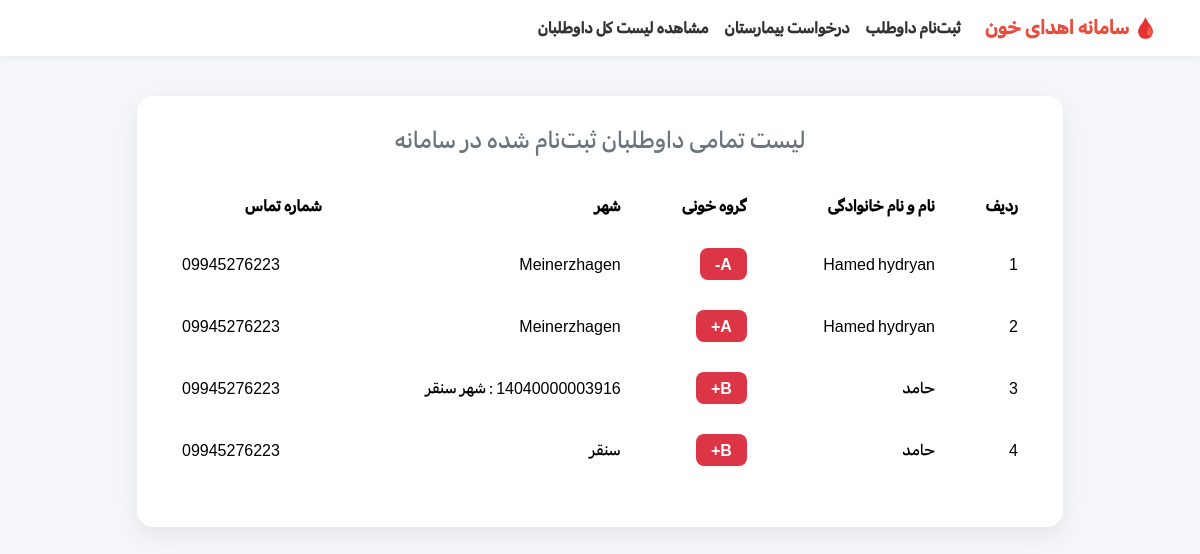
/all_donors, run on an earlier commit of the app's database.
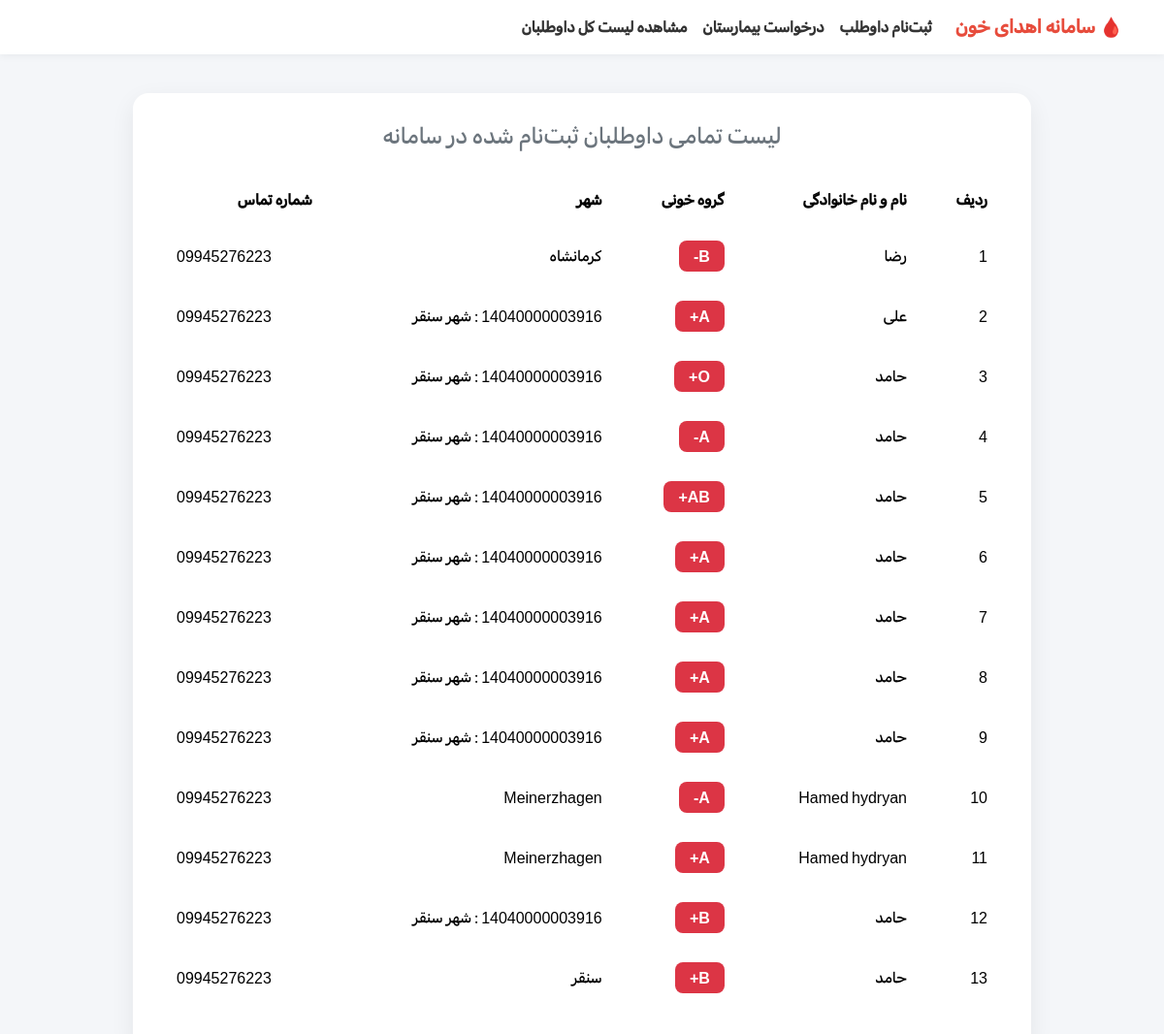
And on a later commit of the database.
### tables this page shows
CREATE TABLE donors (
            id INTEGER PRIMARY KEY AUTOINCREMENT,
            name TEXT NOT NULL,
            blood_type TEXT NOT NULL,
            city TEXT NOT NULL,
            phone TEXT NOT NULL
        );

### app.py (the view)
@app.route('/all_donors')
def all_donors():
    conn = get_db_connection()
    donors = conn.execute("SELECT * FROM donors ORDER BY id DESC").fetchall()
    conn.close()
    return render_template('all_donors.html', donors=donors)

### app.py (called while the page is built)
def get_db_connection():
    conn = sqlite3.connect('database.db')
    conn.row_factory = sqlite3.Row
    return conn

### templates/all_donors.html (shortened to what this page needs)
<!DOCTYPE html>
<html lang="fa" dir="rtl">
<head>
    <link href="https://cdn.jsdelivr.net/npm/bootstrap@5.3.3/dist/css/bootstrap.rtl.min.css" rel="stylesheet">
</head>
<body>
    <nav class="navbar navbar-expand-lg">
        <div class="container">
            <a class="navbar-brand" href="/">🩸 سامانه اهدای خون</a>
            <ul class="navbar-nav me-auto">
                <li class="nav-item"><a class="nav-link" href="/">ثبت‌نام داوطلب</a></li>
                <li class="nav-item"><a class="nav-link" href="/request">درخواست بیمارستان</a></li>
                <li class="nav-item"><a class="nav-link" href="/all_donors">مشاهده لیست کل داوطلبان</a></li>
            </ul>
        </div>
    </nav>
    <div class="container">
        <div class="row justify-content-center">
            <div class="col-md-10">
                <div class="table-container">
                    <h4 class="text-center mb-4 text-secondary">لیست تمامی داوطلبان ثبت‌نام شده در سامانه</h4>
                    <table class="table table-borderless">
                        <thead>
                            <tr>
                                <th>ردیف</th>
                                <th>نام و نام خانوادگی</th>
                                <th>گروه خونی</th>
                                <th>شهر</th>
                                <th>شماره تماس</th>
                            </tr>
                        </thead>
                        <tbody>
                            {% for donor in donors %}
                            <tr>
                                <td>{{ loop.index }}</td>
                                <td>{{ donor['name'] }}</td>
                                <td><span class="badge bg-danger">{{ donor['blood_type'] }}</span></td>
                                <td>{{ donor['city'] }}</td>
                                <td dir="ltr">{{ donor['phone'] }}</td>
                            </tr>
                            {% else %}
                            <tr>
                                <td colspan="5" class="text-center text-muted py-4">هیچ داوrobotانی تاکنون ثبت‌نام نکرده
                                    است.</td>
                            </tr>
                            {% endfor %}
                        </tbody>
                    </table>
                </div>
            </div>
        </div>
    </div>
</body>
</html>

### templates/all_donors.html (style rules this page uses)
* { font-family: 'MyFont', sans-serif; }
body { background-color: #f4f6f9; }
.navbar { background-color: #fff !important; box-shadow: 0 2px 8px rgba(0, 0, 0, 0.05) !important; }
.navbar-brand { color: #e74c3c !important; font-weight: 800 !important; }
.nav-link { color: #333 !important; font-weight: 600 !important; }
.table-container { background: white; border-radius: 16px; box-shadow: 0 8px 25px rgba(0, 0, 0, 0.07); padding: 30px; margin-top: 40px; }
table thead { background-color: #e74c3c; color: white; }
table thead th { border: none !important; padding: 15px !important; }
table td { padding: 15px !important; vertical-align: middle; }
.badge { font-size: 1rem; padding: 8px 15px; border-radius: 8px !important; }

What changed in the data, as far as the page shows it:
added donors: name "رضا", blood_type "B-", city "کرمانشاه", phone "09945276223"
added donors: name "علی", blood_type "A+", city "14040000003916 : شهر سنقر", phone "09945276223"
added donors: name "حامد", blood_type "O+", city "14040000003916 : شهر سنقر", phone "09945276223"
added donors: name "حامد", blood_type "A-", city "14040000003916 : شهر سنقر", phone "09945276223"
added donors: name "حامد", blood_type "AB+", city "14040000003916 : شهر سنقر", phone "09945276223"
added donors: name "حامد", blood_type "A+", city "14040000003916 : شهر سنقر", phone "09945276223"
added donors: name "حامد", blood_type "A+", city "14040000003916 : شهر سنقر", phone "09945276223"
added donors: name "حامد", blood_type "A+", city "14040000003916 : شهر سنقر", phone "09945276223"
added donors: name "حامد", blood_type "A+", city "14040000003916 : شهر سنقر", phone "09945276223"
